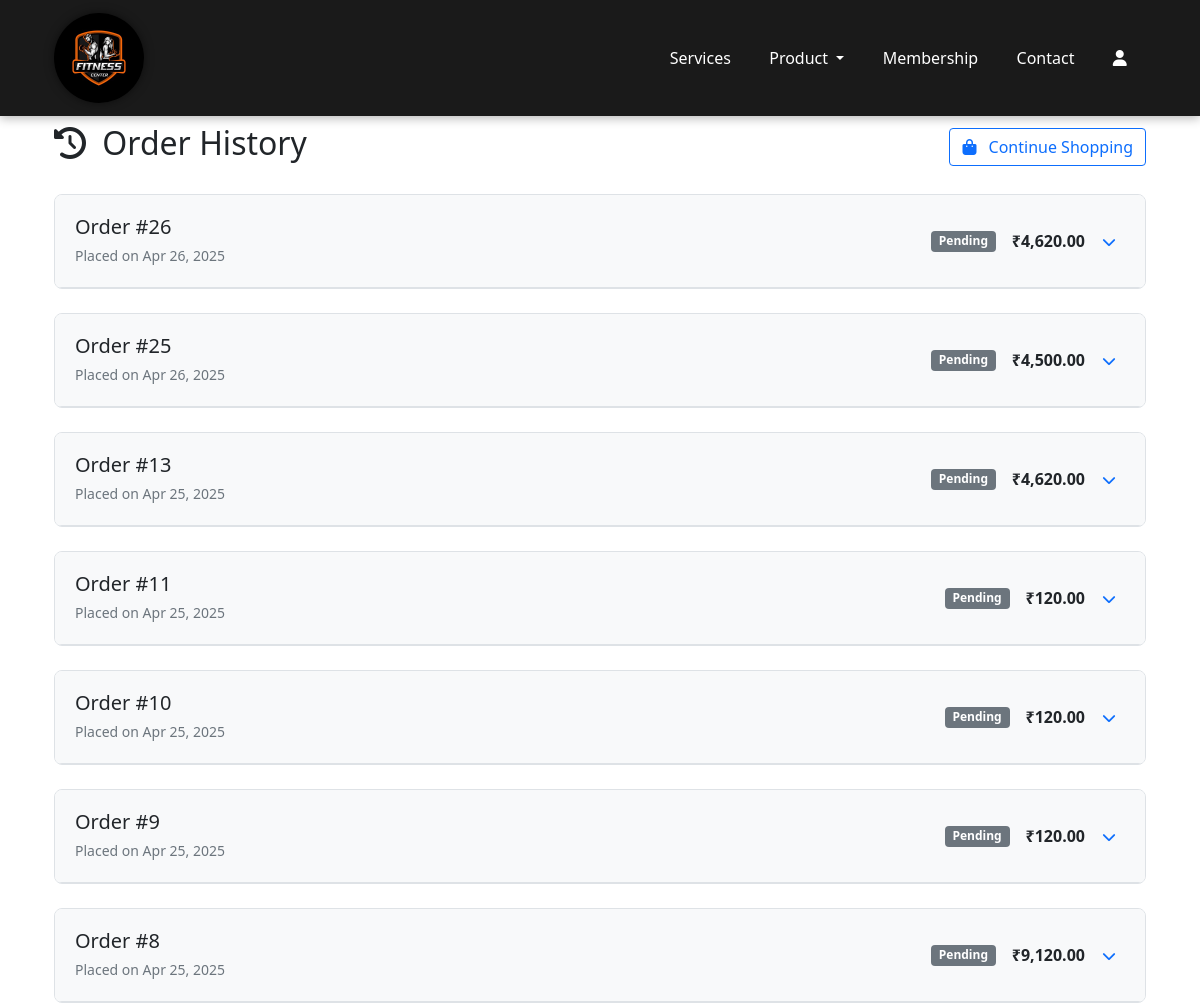
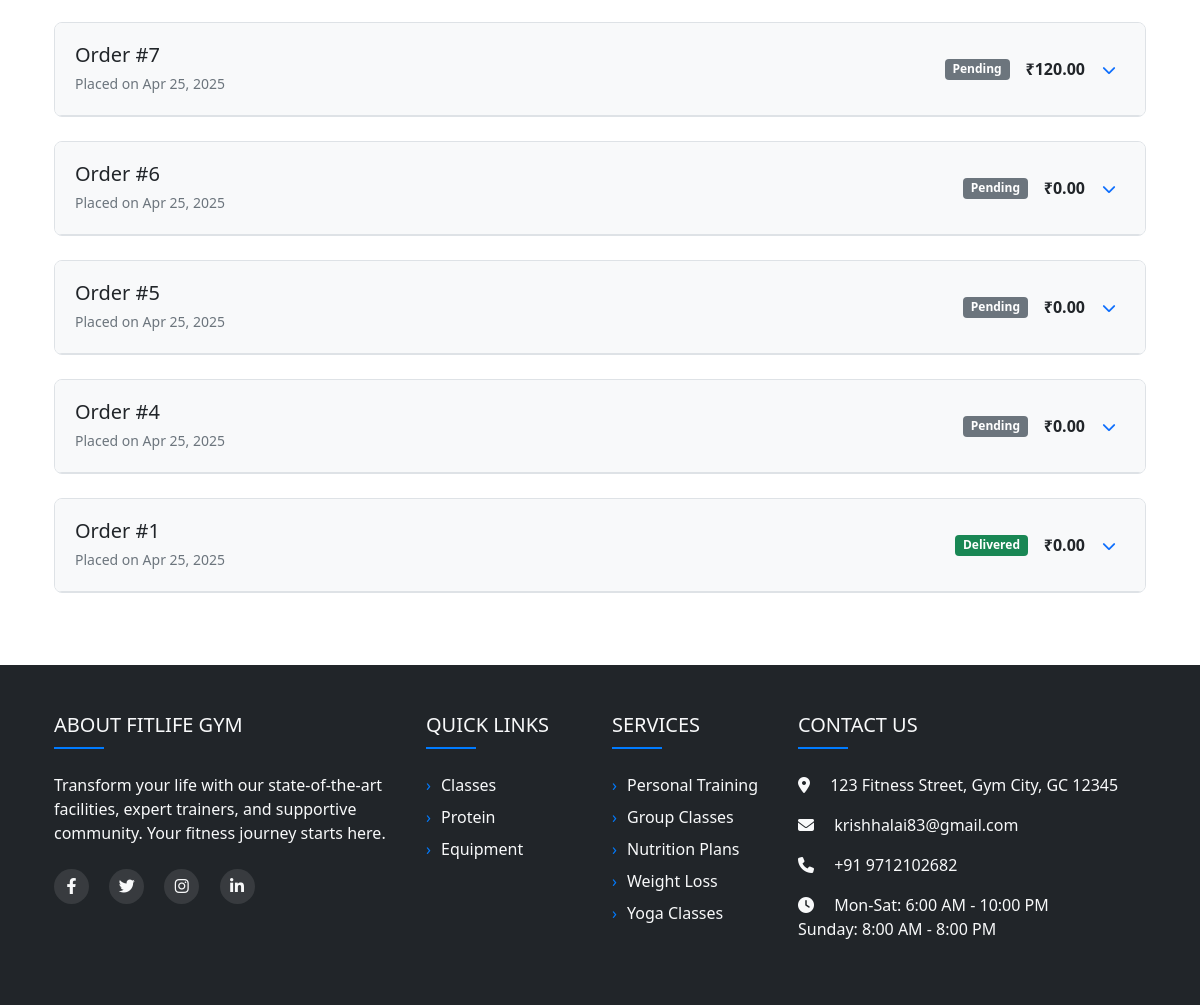
The page /user/order_history.php on the database its author committed (2 pictures, top to bottom).
### tables this page shows
CREATE TABLE `orders` (
  `id` int NOT NULL,
  `user_id` int DEFAULT NULL,
  `order_date` datetime DEFAULT NULL,
  `total_amount` decimal(10,2) DEFAULT NULL,
  `discount_amount` decimal(10,2) DEFAULT NULL,
  `status` varchar(50) DEFAULT NULL,
  `coupon_code` varchar(50) DEFAULT NULL
);

### user/order_history.php (the view, shortened to what this page needs)
<?php
$conn = new mysqli("localhost", "root", "", "krish");
$user_id = 1;
$orders = [];
$stmt = $conn->prepare("SELECT * FROM orders WHERE user_id = ? ORDER BY order_date DESC");
$stmt->bind_param("i", $user_id);
$stmt->execute();
$result = $stmt->get_result();
while ($order = $result->fetch_assoc()) {
    $items_stmt = $conn->prepare("
        SELECT oi.*, p.product_name, p.image
        FROM order_items oi
        JOIN products p ON oi.product_id = p.id
        WHERE oi.order_id = ?
    ");
    $items_stmt->bind_param("i", $order['id']);
    $items_stmt->execute();
    $items_result = $items_stmt->get_result();
    $order['items'] = $items_result->fetch_all(MYSQLI_ASSOC);
    $orders[] = $order;
}
?>
<!DOCTYPE html>
<html lang="en">
<head>
    <link href="https://cdn.jsdelivr.net/npm/bootstrap@5.3.0/dist/css/bootstrap.min.css" rel="stylesheet">
    <link rel="stylesheet" href="https://cdnjs.cloudflare.com/ajax/libs/font-awesome/6.0.0/css/all.min.css">
</head>
<body>
    <?php include 'masterpage/header.php'; ?>
    <div class="container py-5">
        <div class="row">
            <div class="col-12">
                <div class="d-flex justify-content-between align-items-center mb-4">
                    <h2><i class="fas fa-history me-2"></i> Order History</h2>
                    <a href="products.php" class="btn btn-outline-primary">
                        <i class="fas fa-shopping-bag me-2"></i> Continue Shopping
                    </a>
                </div>
                <?php if (empty($orders)): ?>
                    <div class="empty-state">
                        <i class="fas fa-box-open fa-4x text-muted mb-4"></i>
                        <h4 class="text-muted">No Orders Found</h4>
                        <p class="text-muted">You haven't placed any orders yet.</p>
                        <a href="products.php" class="btn btn-primary mt-3">
                            <i class="fas fa-store me-2"></i> Browse Products
                        </a>
                    </div>
                <?php else: ?>
                    <div class="accordion" id="ordersAccordion">
                        <?php
                        foreach ($orders as $order):
                            $order_total = $order['total_amount'];
                            $status_class = '';
                            switch(strtolower($order['status'])) {
                                case 'delivered': $status_class = 'status-delivered'; break;
                                default: $status_class = 'bg-secondary';
                            }
                        ?>
                        <div class="order-card">
                            <div class="order-header d-flex justify-content-between align-items-center">
                                <div>
                                    <h5 class="mb-1">Order #<?= $order['id'] ?></h5>
                                    <small class="text-muted">Placed on <?= date('M j, Y', strtotime($order['order_date'])) ?></small>
                                </div>
                                <div class="d-flex align-items-center">
                                    <span class="badge <?= $status_class ?> status-badge me-3"><?= $order['status'] ?></span>
                                    <span class="fw-bold">₹<?= number_format($order_total, 2) ?></span>
                                    <button class="btn btn-sm btn-link ms-2" type="button" data-bs-toggle="collapse" data-bs-target="#order-<?= $order['id'] ?>">
                                        <i class="fas fa-chevron-down"></i>
                                    </button>
                                </div>
                            </div>
                        </div>
                        <?php endforeach; ?>
                    </div>
                <?php endif; ?>
            </div>
        </div>
    </div>
    <?php include 'masterpage/footer.php'; ?>
</body>
</html>

### user/order_history.php (style rules this page uses)
.order-card { border: 1px solid #dee2e6; border-radius: 0.5rem; margin-bottom: 1.5rem; overflow: hidden; }
.order-header { padding: 1.25rem; background-color: #f8f9fa; cursor: pointer; border-bottom: 1px solid #dee2e6; }
.status-badge { padding: 0.35em 0.65em; font-size: 0.875em; font-weight: 600; }
.status-delivered { background-color: #198754; color: #fff; }

### user/masterpage/header.php (style rules this page uses)
body { padding-top: 76px; margin: 0; }

### user/masterpage/footer.php (style rules this page uses)
.fas, .fab { transition: all 0.3s ease; }

### rows shown on the page
orders: id "26", order_date "Apr 26, 2025", status "Pending", total_amount "4,620.00"
orders: id "25", order_date "Apr 26, 2025", status "Pending", total_amount "4,500.00"
orders: id "13", order_date "Apr 25, 2025", status "Pending", total_amount "4,620.00"
orders: id "11", order_date "Apr 25, 2025", status "Pending", total_amount "120.00"
orders: id "10", order_date "Apr 25, 2025", status "Pending", total_amount "120.00"
orders: id "9", order_date "Apr 25, 2025", status "Pending", total_amount "120.00"
orders: id "8", order_date "Apr 25, 2025", status "Pending", total_amount "9,120.00"
orders: id "7", order_date "Apr 25, 2025", status "Pending", total_amount "120.00"
orders: id "6", order_date "Apr 25, 2025", status "Pending", total_amount "0.00"
orders: id "5", order_date "Apr 25, 2025", status "Pending", total_amount "0.00"
orders: id "4", order_date "Apr 25, 2025", status "Pending", total_amount "0.00"
orders: id "1", order_date "Apr 25, 2025", status "Delivered", total_amount "0.00"
